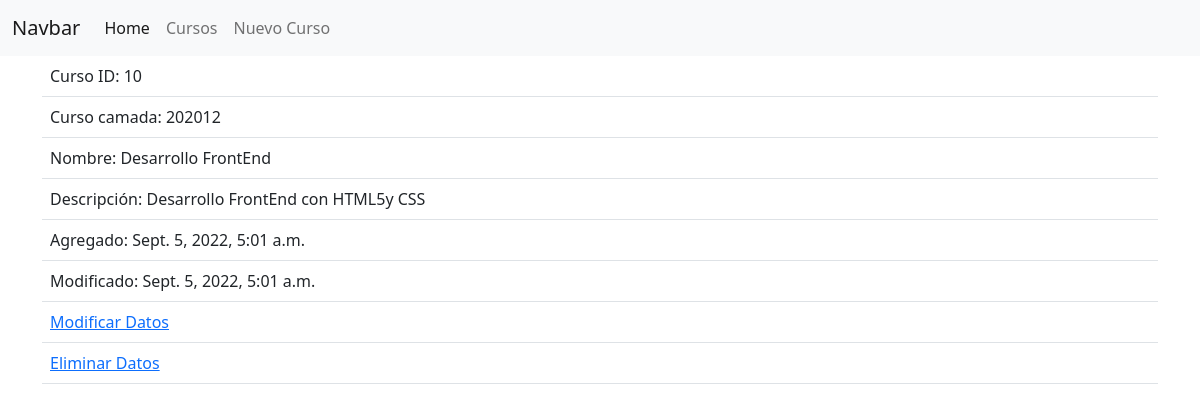
Page /cursos/10/ on the committed database.
### appcoderhouse/models.py (models this page shows, shortened)
class Curso(models.Model):
    camada = models.IntegerField(default=0)
    nombre = models.CharField(max_length=50)
    desc = models.CharField(max_length=100)
    last_update = models.DateTimeField(auto_now=True)
    add_date = models.DateTimeField(auto_now_add=True)
    class Meta:
        ordering = ['-last_update']

### appcoderhouse/views.py (the view)
# urls.py: path('cursos/<str:id>/', views.GetCurso, name='GetCurso'),
def GetCurso(request, id):
    curso = None
    curso = Curso.objects.get(id=id)
    contexto ={"curso": curso}
    return render(request, 'appcoderhouse/curso.html', contexto)

### appcoderhouse/Templates/appcoderhouse/curso.html (shortened to what this page needs)
{% extends "base.html" %}
{% block main %}
<table class="table table-hover">
    <tr><td>Curso ID:  {{curso.pk}}</td></tr>
    <tr><td>Curso camada:  {{curso.camada}}</td></tr>
    <tr><td>Nombre:  {{curso.nombre}}</td></tr>
    <tr><td>Descripción:  {{curso.desc}}</td></tr>
    <tr><td>Agregado:  {{curso.add_date}}</td></tr>
    <tr><td>Modificado:  {{curso.last_update}}</td></tr>
    <tr><td><a href="{% url 'UpdateCurso' curso.id %}">Modificar Datos</a></td></tr>
    <tr><td><a href="{% url 'DeleteCurso' curso.id %}">Eliminar Datos</a></td></tr>
</table>
{% endblock main %}

### rows in the picture
Curso: pk "10", camada "202012", nombre "Desarrollo FrontEnd", desc "Desarrollo FrontEnd con HTML5y CSS", add_date "Sept. 5, 2022, 5:01 a.m.", last_update "Sept. 5, 2022, 5:01 a.m."
